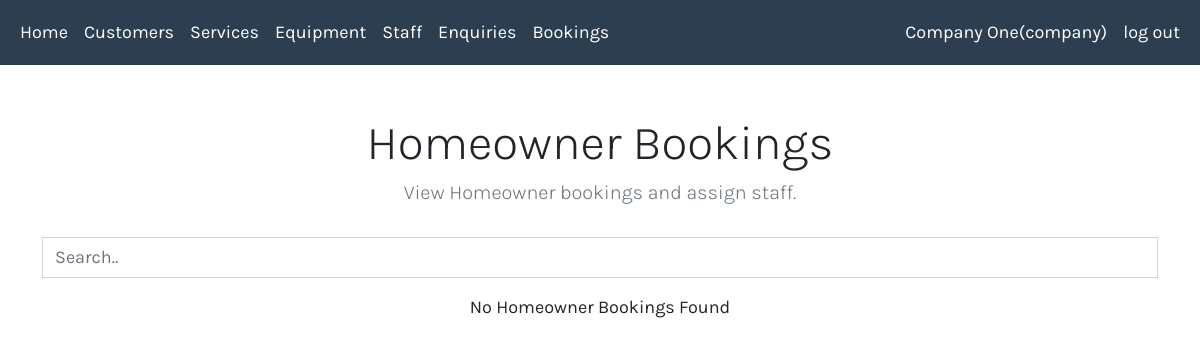
Before: /viewBookingsComp.php (signed in) with the older database file.
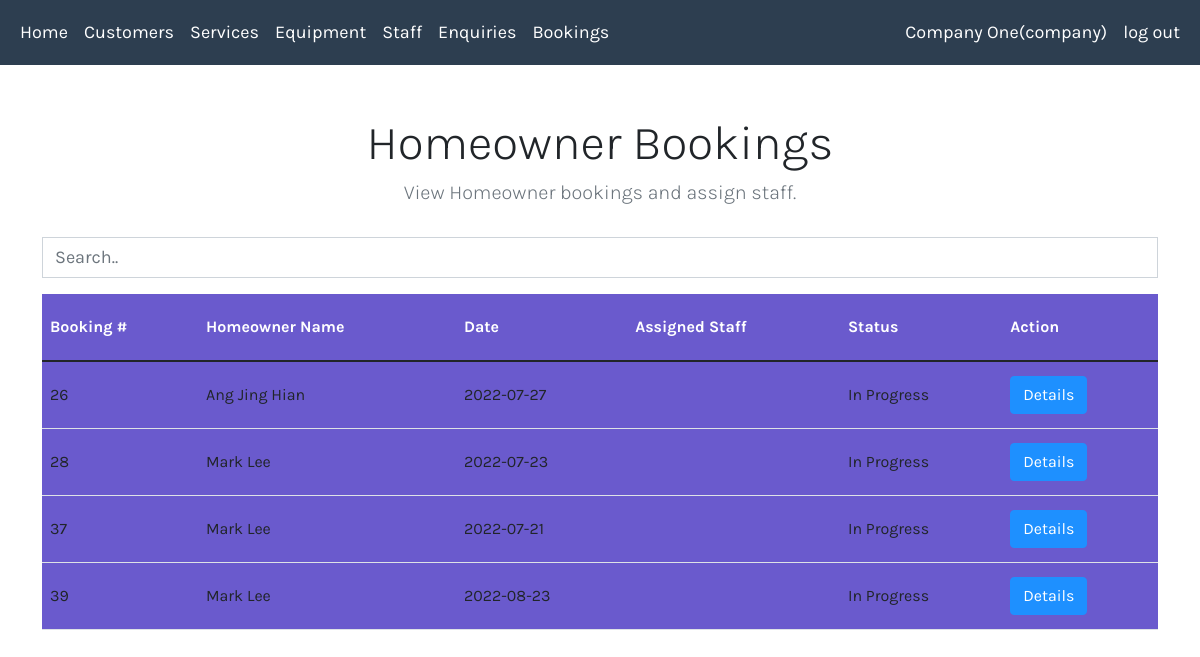
After: the same page with the newer database file.
### tables this page shows
CREATE TABLE `bookings` (
  `booking_ID` int(11) NOT NULL,
  `company_ID` int(11) NOT NULL,
  `homeowner_ID` int(11) NOT NULL,
  `staff_ID` int(11) DEFAULT NULL,
  `booking_date` date NOT NULL,
  `booking_description` varchar(255) NOT NULL,
  `booking_type` varchar(20) NOT NULL,
  `booking_status` varchar(20) NOT NULL
);

CREATE TABLE `homeowners` (
  `homeowner_ID` int(11) NOT NULL,
  `username` varchar(50) NOT NULL,
  `password` varchar(255) NOT NULL,
  `name` varchar(50) NOT NULL,
  `email` varchar(50) NOT NULL,
  `phone` int(11) NOT NULL,
  `address` varchar(255) NOT NULL,
  `postal_code` int(11) NOT NULL,
  `home_type` varchar(30) NOT NULL,
  `user_type` varchar(20) NOT NULL,
  `suspended` tinyint(1) NOT NULL DEFAULT 0,
  `verified` tinyint(1) NOT NULL DEFAULT 0
);

### classes.php (the view, shortened to what this page needs)
<?php
include_once 'cssLinks.php';
class Company{
  private $conn = NULL;
  function __construct() {
    include("conn.php");
    $this->conn = $conn;
  }
function tableHeaderBookingComp()
{
  echo "<table class='table table-hover datatable_style' >
          <thead>
          <tr class='table-padding text-white'>
            <th>Booking #</th>
            <th>Homeowner Name</th>
            <th>Date</th>
            <th>Assigned Staff</th>
            <th>Status</th>
            <th>Action</th>
          </tr>
          </thead>
          <tbody class='search-table'>";
}
function listBookingsComp(){
  $ID = $_SESSION['ID'];
 $query = "SELECT book.*,home.name
           FROM Bookings AS book
           JOIN Homeowners AS home
           ON book.homeowner_ID = home.homeowner_ID
           WHERE company_ID = '$ID'";
  $result = mysqli_query($this->conn, $query);
   if ($result->num_rows > 0) {
     $this->tableHeaderBookingComp();
     while($row = $result->fetch_assoc()) {
     echo "
               <tr class='table-padding' >
                 <form method='post' action='assignStaff.php'>
                 <td>".$row["booking_ID"]."</td>
                 <td>".$row["name"]."</td>
                 <td>".$row["booking_date"]."</td>
                 <td>".$row["staff_ID"]."</td>
                 <td>".$row["booking_status"]."</td>
                 ".'<input type ="hidden" value ="'.$row["booking_ID"].'" name ="booking_ID"/>'.
                   '<input type ="hidden" value ="'.$row["name"].'" name ="homeowner_name"/>'.
                   '<input type ="hidden" value ="'.$row["booking_date"].'" name ="booking_date"/>'.
                   '<input type ="hidden" value ="'.$row["staff_ID"].'" name ="booking_subject"/>'.
                   '<input type ="hidden" value ="'.$row["booking_status"].'" name ="booking_status"/>'.
                   '<input type ="hidden" value ="'.$row["booking_description"].'" name ="booking_description"/>'.
                 "<td class ='align-middle'><input type='submit' class='btn  btn-primary' value='Details'></td>
               </tr>
             </form>";
     }
     echo "
     </tbody></table>";
   } else {
     echo "No Homeowner Bookings Found";
   }
}
}

### cssLinks.php (shortened to what this page needs)
<link href="https://cdn.jsdelivr.net/npm/bootstrap@5.1.3/dist/css/bootstrap.min.css" rel="stylesheet">
<link rel="stylesheet" href="css/main.css">
<link rel="stylesheet" type="text/css" href="https://cdn.datatables.net/v/dt/dt-1.12.1/datatables.min.css"/>

### navbar.php (shortened to what this page needs)
<div class="containertest" >
    <nav class=" navbar navbar-expand-lg navbar-dark" style="background-color:#2d3e50;">
    <div class="container-fluid">
      <div class="collapse navbar-collapse" id="navbarNavAltMarkup">
        <div class="navbar-nav">
          <a class="nav-link "  href="welcome.php">Home</a>
          <?php
            if($_SESSION["user_type"] =="company"){
              echo '<a class="nav-link " href="#" >Customers</a>';
              echo '<a class="nav-link " href="servicesCompany.php" >Services</a>';
              echo '<a class="nav-link " href="viewEquipment.php" >Equipment</a>';
              echo '<a class="nav-link " href="viewStaff.php" >Staff</a>';
              echo '<a class="nav-link " href="viewCases.php" >Enquiries</a>';
              echo '<a class="nav-link " href="viewBookingsComp.php" >Bookings</a>';
            }
          ?>
        </div>
        <div class="navbar-nav ms-auto">
          <a class="nav-link "
            <?php
              if($_SESSION["user_type"] =="company"){
              echo 'href="userInfo.php">';
            }
              else if($_SESSION["user_type"] =="homeowner"){
              echo 'href="userInfoHome.php">';
          } else {
            echo '>';
          }
            ?>
            <?php echo htmlspecialchars($_SESSION["name"]).'('.htmlspecialchars($_SESSION["user_type"]).')'; ?></a>
          <a class="nav-link d-flex justify-content-end" href="logout.php" >log out</a>
        </div>
      </div>
    </div>
  </nav>
</div>

### viewBookingsComp.php (shortened to what this page needs)
<?php
    include_once ("classes.php");
    include_once ('navbar.php');
    $tables = new Company();
?>
<html>
    <head>
        <?php include_once('cssLinks.php');?>
    </head>
	<body>
<div class="container" >
<h1 class ="display-5 text-center" style="margin-top:50px;">Homeowner Bookings</h1>
<div class="row justify-content-center">
  <div class="col-6 text-center">
<p class ="display-6 fs-5 text-secondary" name = "product" value ="avail">View Homeowner bookings and assign staff.</p>
</div>
</div>
</div>
		<div class="container mt-3">
			<div class="d-flex justify-content-around bg-secondary mb-3">
				<input class="form-control rounded-0 search-for" type="text" placeholder="Search..">
			</div>
		</div>
    <div class="container justify-content-center text-center">
    <?php
      $tables->listBookingsComp();
      ?>
    </div>
	</body>
</html>

### css/main.css (style rules this page uses)
body { font-family: 'Karla', sans-serif !important; font-size: 18px; }
.btn-primary { background-color:DodgerBlue !important ; border-color:DodgerBlue !important ; }
.form-control { font-size: 18px; }
.navbar { padding:0px; }
.nav-link { padding:19px; }
.navbar-dark .navbar-nav .nav-link { color: white; }
.table-padding { line-height:50px; background-color:SlateBlue; }

Changed rows visible on the page:
added bookings: booking_ID "26", homeowner_ID.name "Ang Jing Hian", booking_date "2022-07-27", booking_status "In Progress"
added bookings: booking_ID "28", homeowner_ID.name "Mark Lee", booking_date "2022-07-23", booking_status "In Progress"
added bookings: booking_ID "37", homeowner_ID.name "Mark Lee", booking_date "2022-07-21", booking_status "In Progress"
added bookings: booking_ID "39", homeowner_ID.name "Mark Lee", booking_date "2022-08-23", booking_status "In Progress"
Other visible differences:
text no longer shown: "No Homeowner Bookings Found"
text now shown: "Booking # Homeowner Name Date Assigned Staff Status Action"
